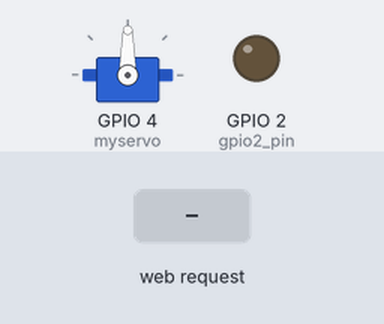
Bench run of a sketch on a simulated ESP8266 (NodeMCU). Parts: servo, output pins drawn as LEDs (lit = HIGH). Inputs (shaded band) come from the test bench. WiFi joins after 1.5 s; servers stay silent unless stated; what the sketch prints to the serial monitor is not drawn.

Above: at 3.7 s.
3.8 s: HTTP request GET /socket1On received
At 4.7 s:
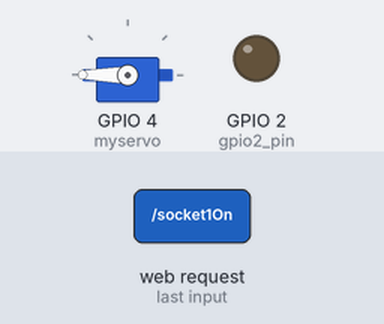
5.3 s: HTTP request GET /socket1Off received
At 5.8 s:
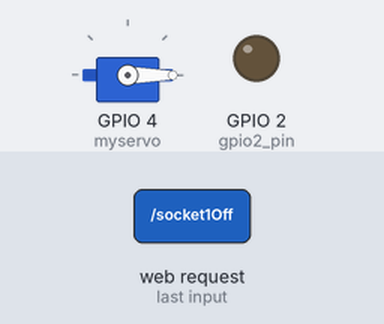
6.8 s: HTTP request GET /socket2On received
At 8.0 s:
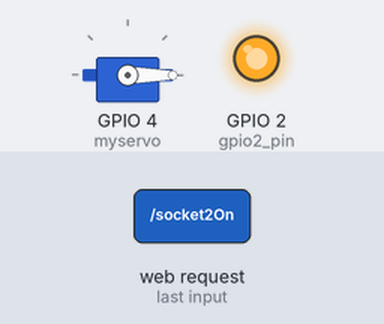
8.3 s: HTTP request GET /socket1On received
At 9.3 s:
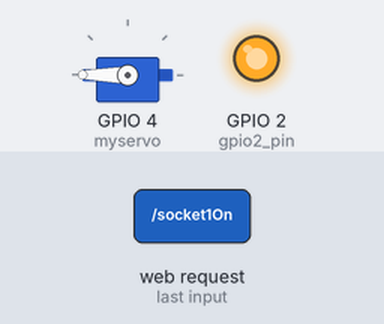
9.8 s: HTTP request GET /socket2Off received
At 10.4 s:
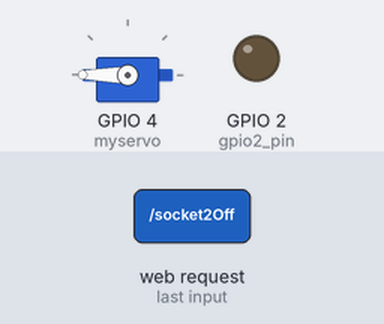
Timing chart, 0 to 12.3 s (numbered marks = the images above; inputs shaded):
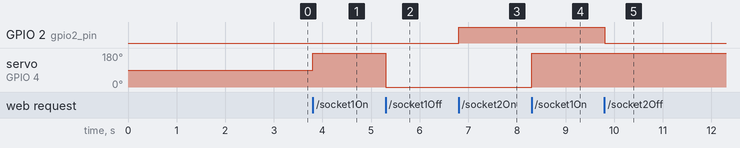

The sketch:

espwifiserver-servo.ino
```cpp
/*********
  Rui Santos
  Complete project details at http://randomnerdtutorials.com
*********/

#include <ESP8266WiFi.h>
#include <WiFiClient.h>
#include <ESP8266WebServer.h>
#include <ESP8266mDNS.h>
#include <BH1750.h>

MDNSResponder mdns;

// Replace with your network credentials
const char* ssid = "Mektory";
const char* password = "";

ESP8266WebServer server(80);

String webPage = "";

//int gpio0_pin = 0;
int gpio2_pin = 2;

#include <Servo.h>

Servo myservo;


void setup(void){
  webPage += "<h1>ESP8266 Web Server</h1><p>Socket #1 <a href=\"socket1On\"><button>ON</button></a>&nbsp;<a href=\"socket1Off\"><button>OFF</button></a></p>";
  webPage += "<p>Socket #2 <a href=\"socket2On\"><button>ON</button></a>&nbsp;<a href=\"socket2Off\"><button>OFF</button></a></p>";

  // preparing GPIOs
//  pinMode(gpio0_pin, OUTPUT);
//  digitalWrite(gpio0_pin, LOW);
  pinMode(gpio2_pin, OUTPUT);
  digitalWrite(gpio2_pin, LOW);

  delay(1000);
  Serial.begin(115200);
  WiFi.begin(ssid, password);
  Serial.println("");

  myservo.attach(4);

  // Wait for connection
  while (WiFi.status() != WL_CONNECTED) {
    delay(500);
    Serial.print(".");
  }
  Serial.println("");
  Serial.print("Connected to ");
  Serial.println(ssid);
  Serial.print("IP address: ");
  Serial.println(WiFi.localIP());

  if (mdns.begin("esp8266", WiFi.localIP())) {
    Serial.println("MDNS responder started");
  }

  server.on("/", [](){
    server.send(200, "text/html", webPage);
  });
  server.on("/socket1On", [](){
    server.send(200, "text/html", webPage);
//    digitalWrite(gpio0_pin, HIGH);
    myservo.write(180);
    delay(100);
  });
  server.on("/socket1Off", [](){
    server.send(200, "text/html", webPage);
//    digitalWrite(gpio0_pin, LOW);
    myservo.write(0);
    delay(100);
  });
  server.on("/socket2On", [](){
    server.send(200, "text/html", webPage);
    digitalWrite(gpio2_pin, HIGH);
    delay(100);
  });
  server.on("/socket2Off", [](){
    server.send(200, "text/html", webPage);
    digitalWrite(gpio2_pin, LOW);
    delay(100);
  });
  server.begin();
  Serial.println("HTTP server started");
}

void loop(void){
  server.handleClient();
}
```

Measured:
- after the input at 3.8 s, servo on GPIO 4 (myservo): 90° → 180° at once
- after the input at 5.3 s, servo on GPIO 4 (myservo): 180° → 0° at once
- after the input at 6.8 s, GPIO 2 (gpio2_pin): LOW → HIGH at once
- after the input at 8.3 s, servo on GPIO 4 (myservo): 0° → 180° at once
- after the input at 9.8 s, GPIO 2 (gpio2_pin): HIGH → LOW at once
